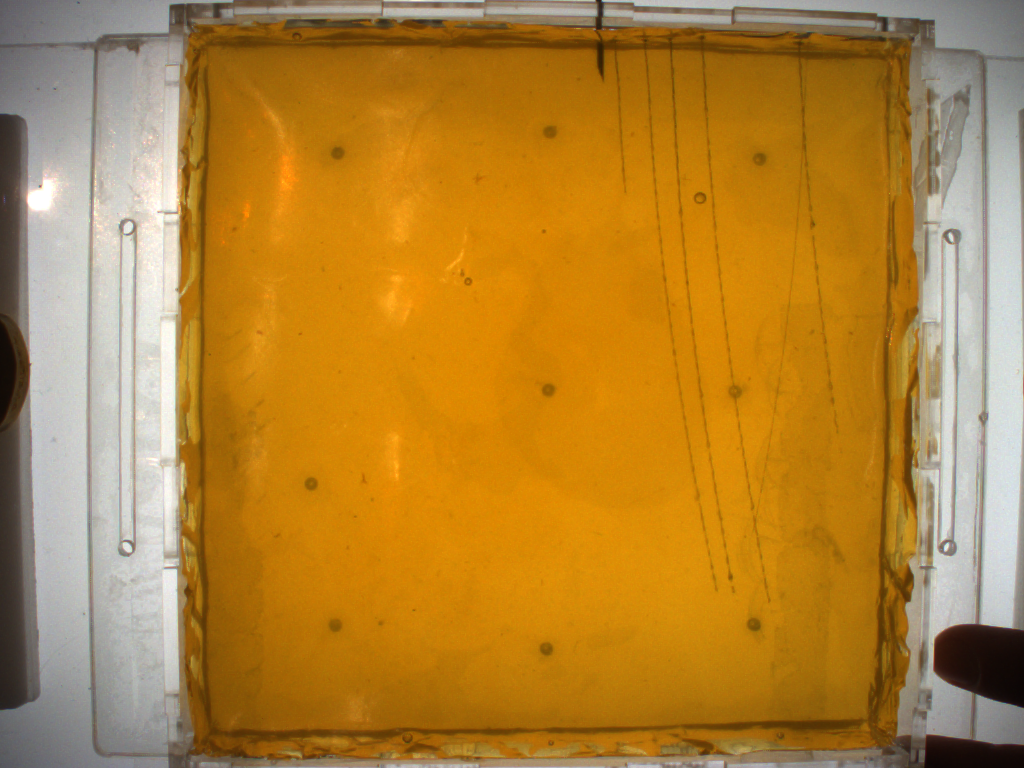
#> input picture needle_images/left_0.010067292213439941.png, 1024 x 768 px; its folder holds only this picture in this run
$ python image_processing_output2.py   (older library calls are emulated)
#> lines starting #> are read from the running program, lines starting #| are printed output that depends on the picture; after the words box and inside, x2 and y2 are one past the last pixel; in counts of white or black regions, pixels touching at a corner belong together
from scipy.cluster.vq import kmeans
import cv2
import numpy as np
import matplotlib.pyplot as plt
import os
import glob

path = 'needle_images/'
output_path = 'image_processing_output/'

for i, filename in enumerate(glob.glob(os.path.join(path, '*.png'))):
    fname = filename.split('/')[1]

    # read image
    img = cv2.imread(filename)
#> img is the input picture: shape (768, 1024, 3); mean B, G, R 53.5, 131, 178.7
    img = cv2.cvtColor(img, cv2.COLOR_BGR2RGB)

    # find phantom
    img_hls = cv2.cvtColor(img, cv2.COLOR_RGB2HLS)
#> img_hls: shape (768, 1024, 3); mean of channels 0, 1, 2 28.7, 116.4, 168.7
    threshold = 200
    mask_phantom2_raw = img_hls[:, :, 2] > threshold
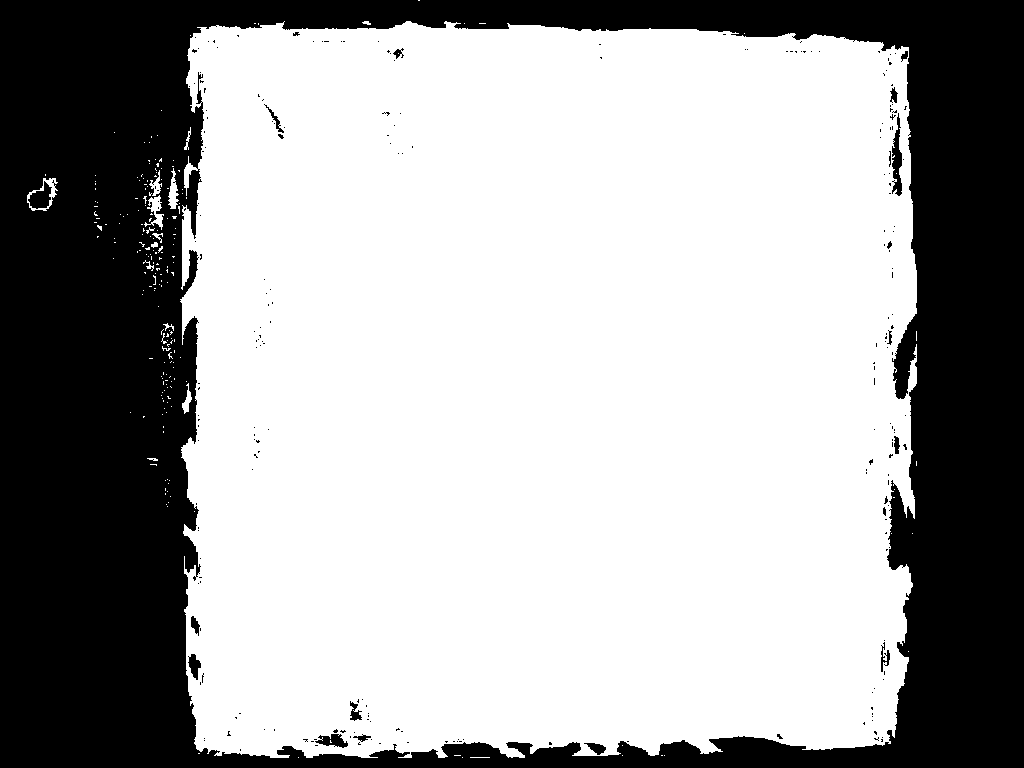
#> mask_phantom2_raw: shape (768, 1024) bool; 65.2% white; 237 black regions (218 under 20 px), largest, box (x1, y1, x2, y2) and area: (0, 0, 1024, 768) 270994, (892, 113, 902, 196) 480, (28, 181, 52, 209) 367
    kernel = np.ones((3, 3), np.uint8)
    mask_phantom2 = mask_phantom2_raw.astype(np.uint8)
    mask_phantom2 = cv2.morphologyEx(
        mask_phantom2, cv2.MORPH_CLOSE, kernel, iterations=3)
#> mask_phantom2: shape (768, 1024); values 0 (black) and 1 (white), 65.9% white; 14 black regions, largest, box (x1, y1, x2, y2) and area: (0, 0, 1024, 768) 266087, (187, 171, 199, 211) 392, (30, 187, 51, 208) 333
    mask_phantom2 = cv2.erode(mask_phantom2, kernel, iterations=8)
#> mask_phantom2: shape (768, 1024); values 0 (black) and 1 (white), 61.5% white; 1 black region, box (x1, y1, x2, y2) and area: (0, 0, 1024, 768) 302600

    # find needle
    img_grey = cv2.cvtColor(img, cv2.COLOR_RGB2GRAY)
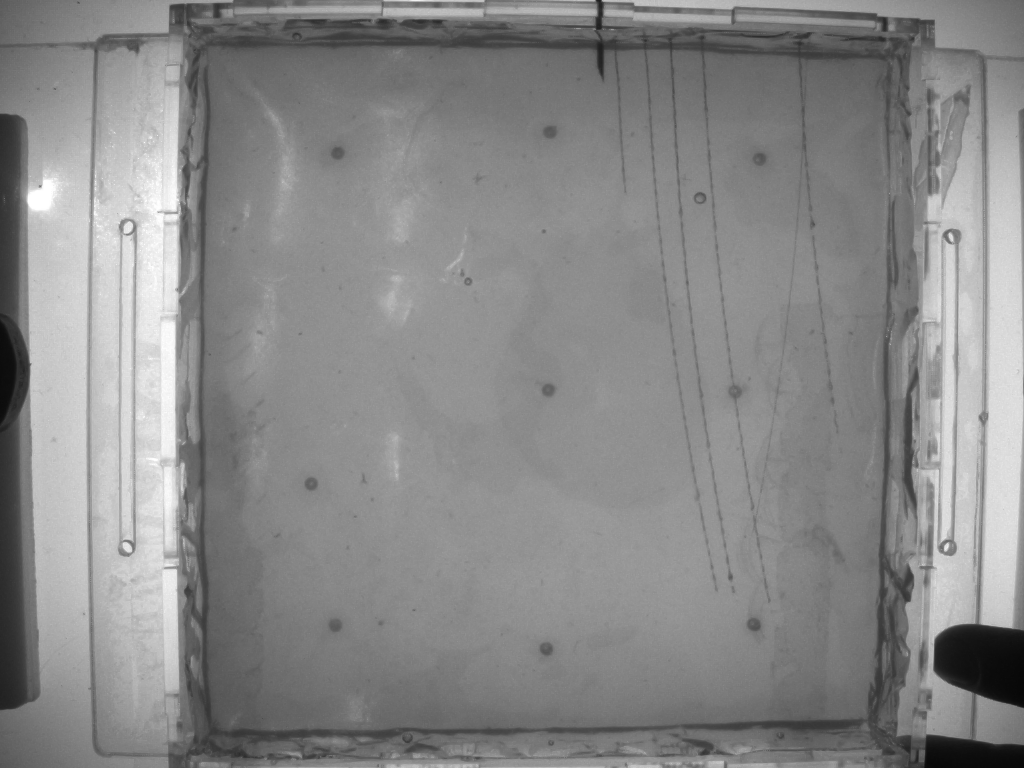
#> img_grey: shape (768, 1024); min 6, max 255, mean 136.4
    laplacian = cv2.Laplacian(img_grey, cv2.CV_64F, ksize=5)
    threshold = 150
    laplacian = laplacian > 150
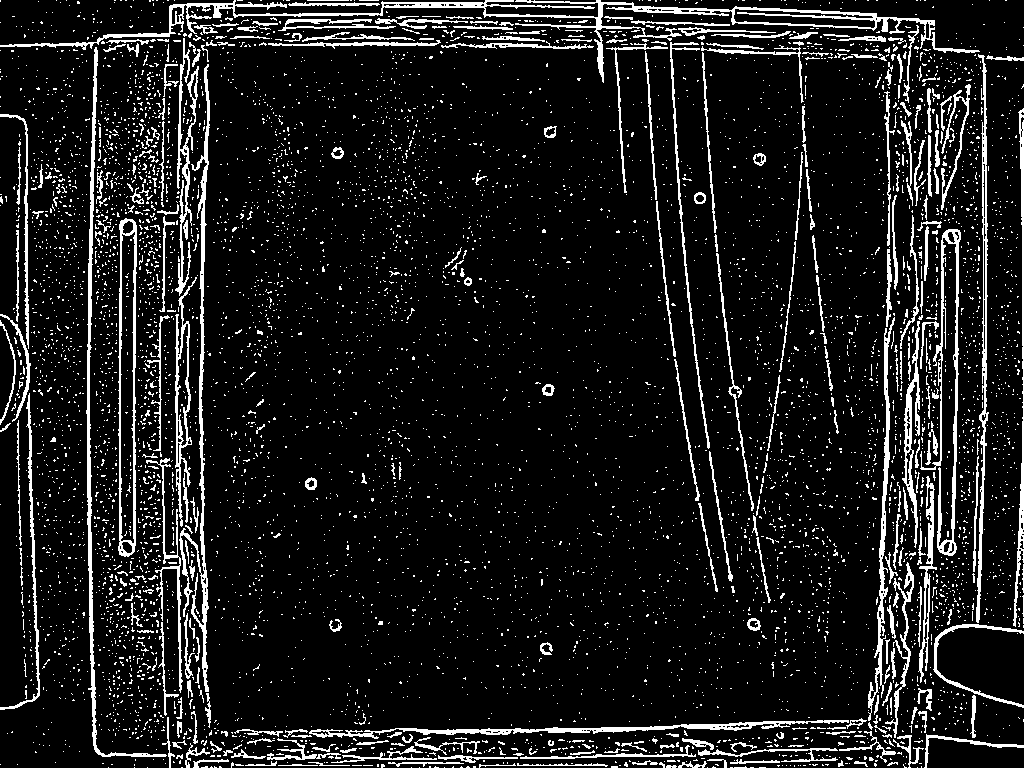
#> laplacian: shape (768, 1024) bool; 10.2% white in thin lines or dots

    # find needle in phantom
    needle_raw = np.bitwise_and(laplacian, mask_phantom2)
#> needle_raw: shape (768, 1024); values 0 (black) and 1 (white), 3% white in thin lines or dots, all inside (x1, y1, x2, y2) = (190, 31, 909, 747)
    needle = cv2.morphologyEx(needle_raw, cv2.MORPH_OPEN, kernel, iterations=2)
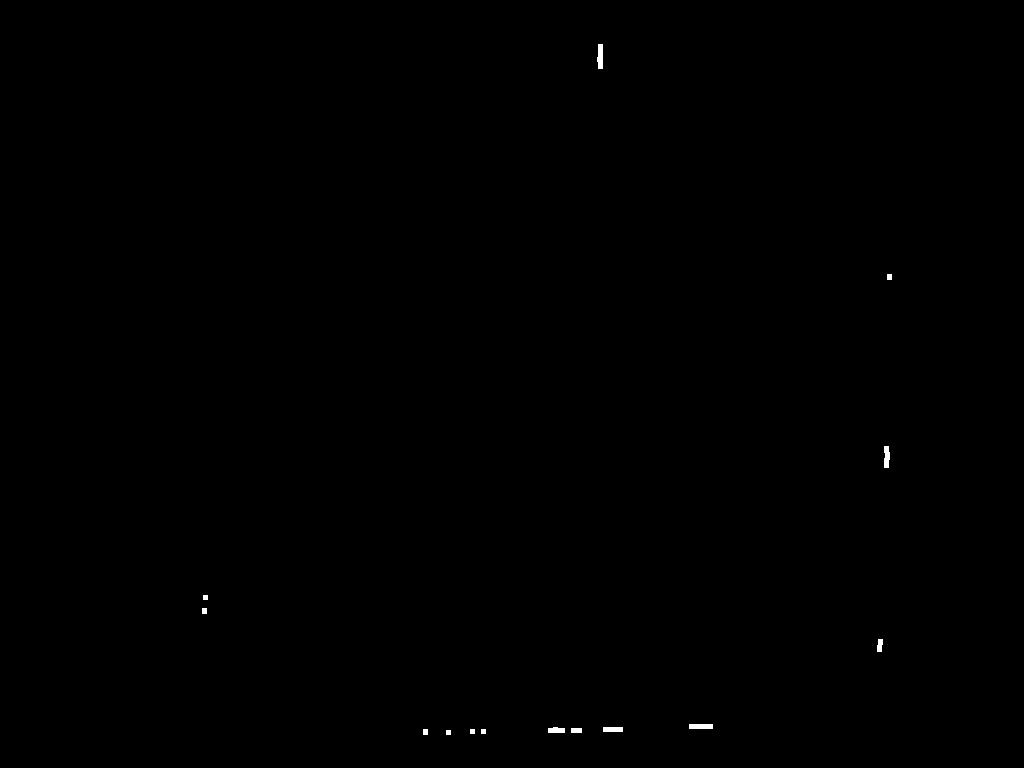
#> needle: shape (768, 1024); values 0 (black) and 1 (white), 0.11% white; 14 white regions, largest, box (x1, y1, x2, y2) and area: (597, 44, 603, 69) 130, (689, 724, 713, 729) 120, (884, 446, 890, 468) 113

    # plot
    img_needle = np.zeros(img.shape, dtype=int)
    img_needle[:, :, 0] = needle * 255
#> img_needle: shape (768, 1024, 3) int64; mean of channels 0, 1, 2 0.3, 0, 0
    overlayed_img = 0.3 * img + 0.7 * img_needle
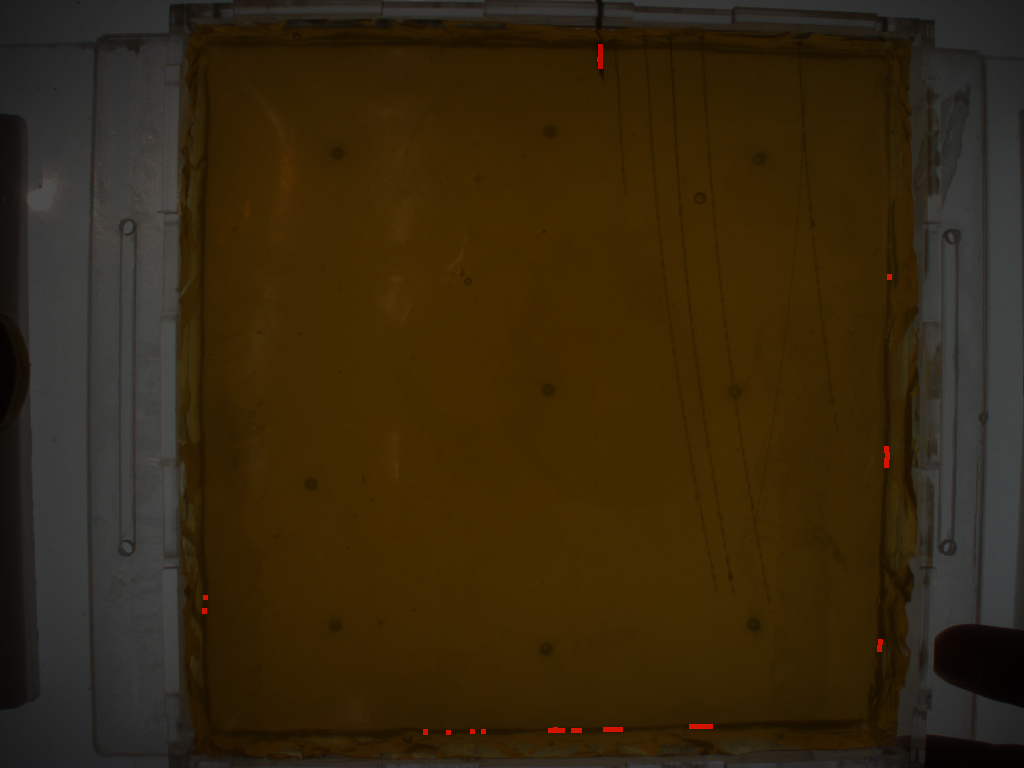
#> overlayed_img: shape (768, 1024, 3) float64; mean R, G, B 53.8, 39.3, 16
    overlayed_img = overlayed_img.astype(np.uint8)

    # save img

    overlayed_img = cv2.cvtColor(overlayed_img, cv2.COLOR_BGR2RGB)
    # overlayed_img = cv2.cvtColor(overlayed_img, cv2.COLOR_RGB2GRAY)

    cv2.imwrite(os.path.join(output_path, fname), overlayed_img)
    print(f'save image #{i}')
